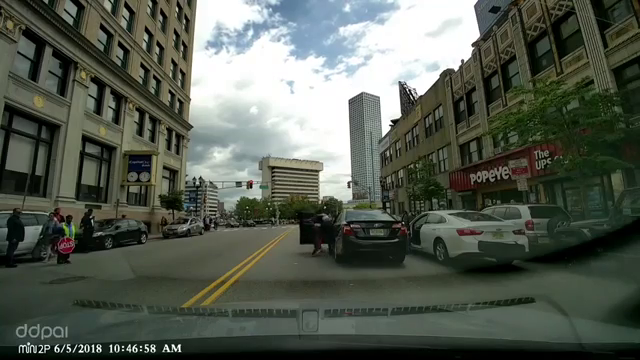
#> input picture frame 89 of fight.mp4, 640 x 360 px, given in place of the camera
$ python detection_all.py
#> lines starting #> are read from the running program, lines starting #| are printed output that depends on the picture; after the words box and inside, x2 and y2 are one past the last pixel; in counts of white or black regions, pixels touching at a corner belong together
# -*- coding: utf-8 -*-

import cv2
import imutils
print('Project Topic : Vehicle Classification')
print('Research Internship on Machine learning using Images')
print('By Aditya Yogish Pai and Aditya Baliga B')

video_src = 'fight.mp4'

#cap = cv2.VideoCapture(video_src)
cap = cv2.VideoCapture(0)

pedestrians_cascade = cv2.CascadeClassifier('pedestrian.xml')
car_cascade = cv2.CascadeClassifier('cars.xml')

while True:
    ret, img = cap.read()
#> img is the input picture: shape (360, 640, 3); mean B, G, R 81.7, 92.5, 85.6

    if (type(img) == type(None)):
        break

    img = imutils.resize(img, width=300, height=300)
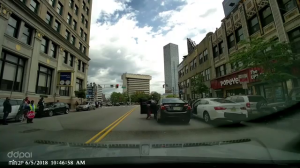
#> img: shape (168, 300, 3); mean B, G, R 81.7, 92.5, 85.6

    gray = cv2.cvtColor(img, cv2.COLOR_BGR2GRAY)
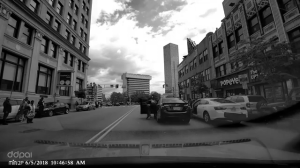
#> gray: shape (168, 300); min 0, max 255, mean 89.1

    pedestrians = pedestrians_cascade.detectMultiScale(gray,1.1,1, minSize=(20,20))
#> pedestrians = ()
    #pedestrians = pedestrians_cascade.detectMultiScale(gray,1.1, 1)
    #cars = car_cascade.detectMultiScale(gray, 1.1, 2)
    cars = car_cascade.detectMultiScale(gray, 1.1, 3, minSize=(50,50))
#> cars = [[200, 84, 62, 62]]

    for(a,b,c,d) in pedestrians:
        cv2.rectangle(img,(a,b),(a+c,b+d),(0,255,255),4)
#> this loop made 0 passes

    for (x,y,w,h) in cars:
        cv2.rectangle(img,(x,y),(x+w,y+h),(0,0,255),2)
#> this loop made 1 pass
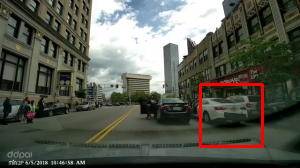
#> img: shape (168, 300, 3); 1.47% of pixels changed, all inside (x1, y1, x2, y2) = (199, 83, 264, 148)

    cv2.imshow('video', img)

    if cv2.waitKey(33) == 27:
#> (key Esc is pressed here)
        break

cv2.destroyAllWindows()

$ run again, starting later in the video
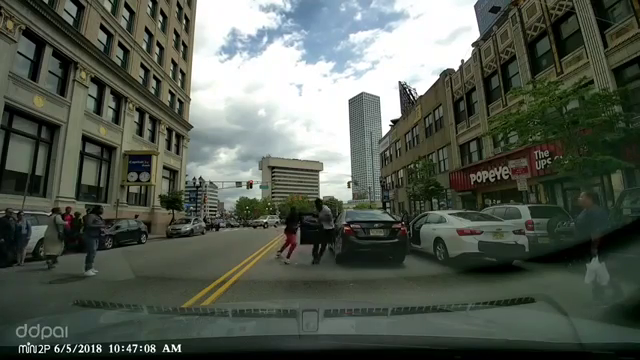
#> input picture frame 402 of fight.mp4, 640 x 360 px, given in place of the camera
#> img is the input picture: shape (360, 640, 3); mean B, G, R 82, 92.1, 84.9
#> `img = imutils.resize(img, width=300, height=300)`:
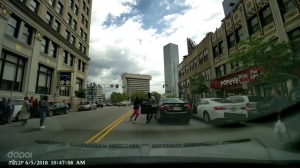
#> img: shape (168, 300, 3); mean B, G, R 82, 92.1, 84.9
#> `gray = cv2.cvtColor(img, cv2.COLOR_BGR2GRAY)`:
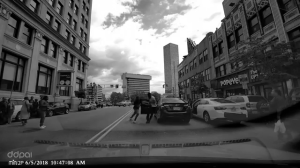
#> gray: shape (168, 300); min 0, max 255, mean 88.8
#> pedestrians = ()

$ run again, starting later in the video
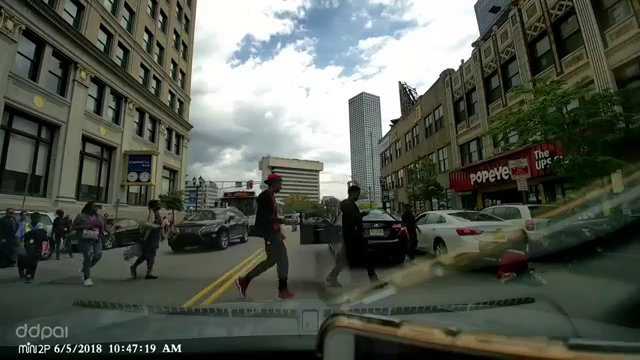
#> input picture frame 715 of fight.mp4, 640 x 360 px, given in place of the camera
#> img is the input picture: shape (360, 640, 3); mean B, G, R 79.4, 89.5, 83.8
#> `img = imutils.resize(img, width=300, height=300)`:
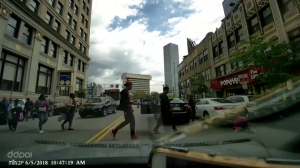
#> img: shape (168, 300, 3); mean B, G, R 79.4, 89.5, 83.8
#> `gray = cv2.cvtColor(img, cv2.COLOR_BGR2GRAY)`:
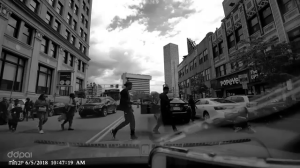
#> gray: shape (168, 300); min 0, max 255, mean 86.6
#> pedestrians = ()
